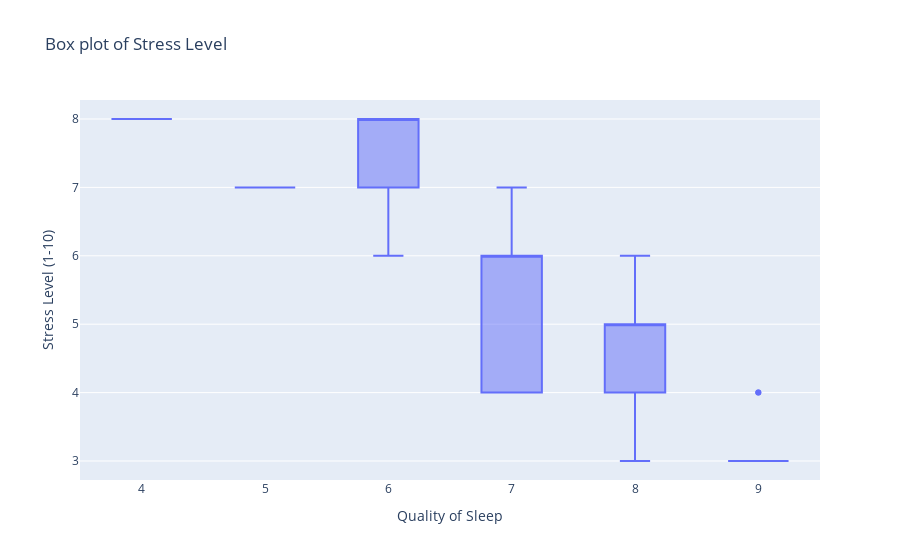

The code cell stored with this chart in its notebook:
### Code cell
# Plotting a box plot for the relationship between the Sleep Disorder and Stress Level
fig = px.box(sleep_data, x="quality_of_sleep", y="stress_level",
             title="Box plot of Stress Level")

fig.update_layout(
    xaxis_title="Quality of Sleep",
    yaxis_title="Stress Level (1-10)",
)

fig.show()

### Figure 1 — Plotly figure (JSON) as saved in the notebook; plotly's stock layout.template omitted (floating-point values rounded to 4 significant figures; data arrays with more than 128 entries replaced by an {"elided": "..."} marker saying what was removed)
{"data": [{"alignmentgroup": "True", "hovertemplate": "quality_of_sleep=%{x}<br>stress_level=%{y}<extra></extra>", "legendgroup": "", "marker": {"color": "#636efa"}, "name": "", "notched": false, "offsetgroup": "", "orientation": "v", "showlegend": false, "type": "box", "x": {"elided": "374 int values"}, "x0": " ", "xaxis": "x", "y": {"elided": "374 int values"}, "y0": " ", "yaxis": "y"}], "layout": {"boxmode": "group", "legend": {"tracegroupgap": 0}, "title": {"text": "Box plot of Stress Level"}, "xaxis": {"anchor": "y", "domain": [0, 1], "title": {"text": "Quality of Sleep"}}, "yaxis": {"anchor": "x", "domain": [0, 1], "title": {"text": "Stress Level (1-10)"}}}}
